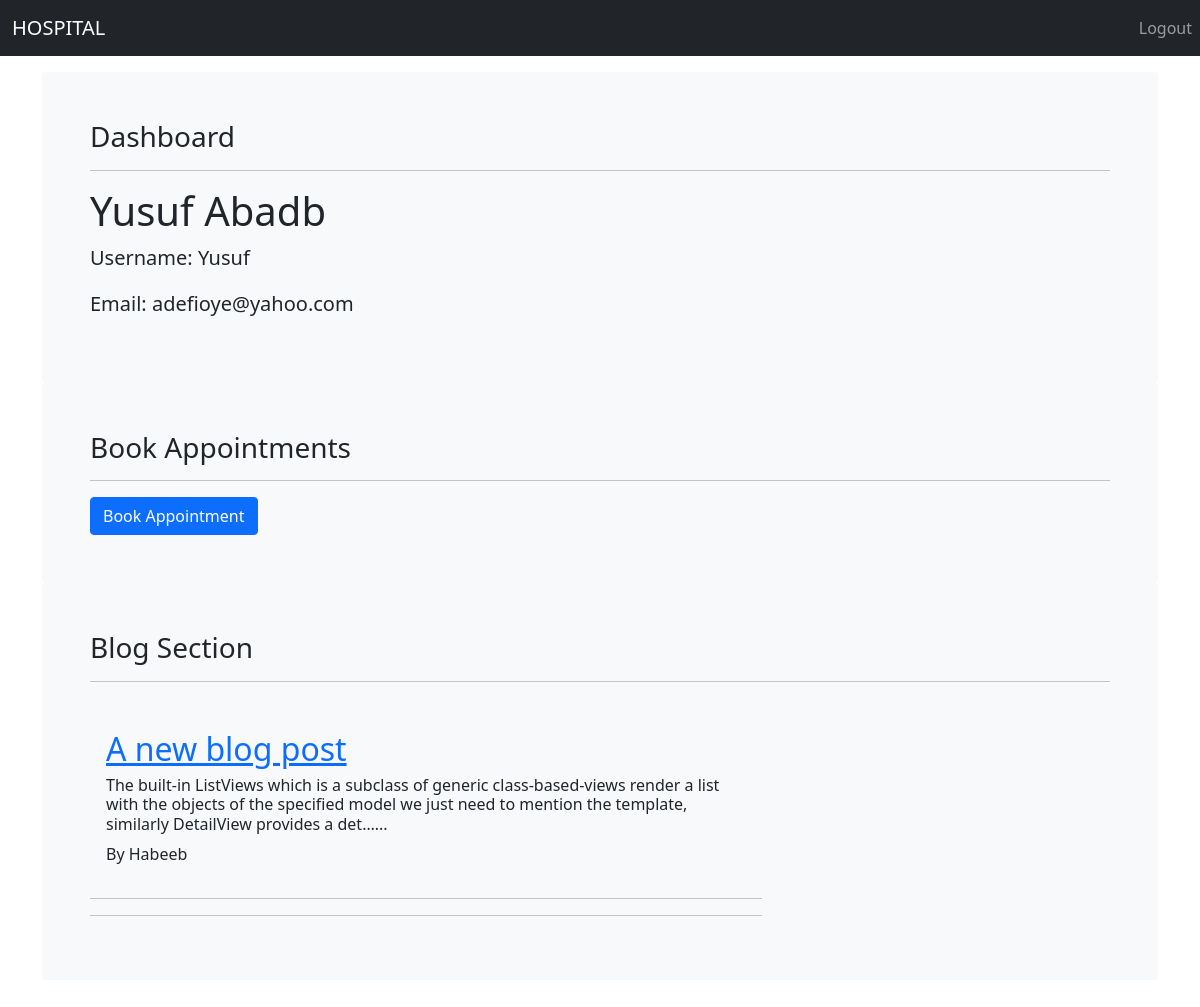
The app's page /patient-dashboard (signed in) with its own data.
### blog/models.py (models this page shows, shortened)
class Blogpost(models.Model):
    CATEGORIES = (
        ('Mental Health', 'Mental Health'),
        ('Heart Disease', 'Heart Disease'),
        ('Covid19', 'Covid19'),
        ('Immunization', 'Immunization')
    )
    STATUS = (
    (0,"Draft"),
    (1,"Publish")
    )
    author = models.ForeignKey(User, on_delete = models.CASCADE)
    title = models.CharField(max_length=200)
    slug = models.SlugField(max_length=200, unique=True, null=True, blank=True)
    image = models.ImageField(upload_to='BlogImages')
    content = models.TextField(max_length=40000)
    summary = models.CharField(max_length=1500)
    status = models.IntegerField(choices=STATUS, default=1)
    category = models.CharField(max_length=50, choices=CATEGORIES)
    created_date = models.DateTimeField(default = timezone.now)
    class Meta:
        ordering = ['-created_date']

### core/views.py (the view)
# urls.py: path('patient-dashboard', views.patient_dashboard_view, name='patient-dashboard'),
@login_required(login_url='patient-login')
@user_passes_test(is_patient)
def patient_dashboard_view(request):
    posts = Blogpost.objects.filter(status=1).order_by('-created_date')
    context = {'posts':posts}
    return render(request,'core/patient_dashboard.html', context)

### core/views.py (called while the page is built)
def is_patient(user):
    return user.groups.filter(name='PATIENT').exists()

### core/templates/core/patient_dashboard.html
{% extends 'core/base.html' %}
{% block content %}
<main class="container">
    <div class="bg-light p-5 rounded">
    <h3>Dashboard</h3>
    <hr>
      <h1>{{ user.first_name.title }} {{ user.last_name.title }}</h1>
      <p class="lead">Username: {{ user.username }}</p>
      <p class="lead">Email: {{ user.email }}</p>
    </div>
</main>
<main class="container">
  <div class="bg-light p-5 rounded">
    <h3>Book Appointments</h3>
    <hr>
    <div>
      <a class="btn btn-primary" href='{% url "patient-view-doctor" %}'>Book Appointment</a>
    </div>
  </div>
</main>
<main class="container">
  <div class="bg-light p-5 rounded">
  <h3>Blog Section</h3>
  <hr>
  <div class="row">
    <div class="col-md-8 mt-3 left">
    {% for post in posts %}
        <div class="card-body">
          <h2 class="card-title"><a href="{%url 'blog_details' post.slug  %}">{{post.title}}</a></h2>
          <h6><div class="">{{post.content| truncatechars:200}}...</div></h6>
         <div class=""> By {{post.author | title }}</a>
        </div>
         </div>
      <hr>
      <hr>
    {% endfor %}
    </div>
  </div>
</main>
{% endblock content%}

### static/css/main.css (style rules this page uses)
body { min-height: 75rem; padding-top: 4.5rem; }

### records on screen
Blogpost: title "A new blog post", content "The built-in ListViews which is a subclass of generic class-based-views render a list with the objects of the specified model we just need to mention the template, similarly DetailView provides a det…", author "Habeeb"

### other values on screen
{{ user.first_name.title }} "Yusuf"
{{ user.last_name.title }} "Abadb"
{{ user.username }} "Yusuf"
{{ user.email }} "adefioye@yahoo.com"
